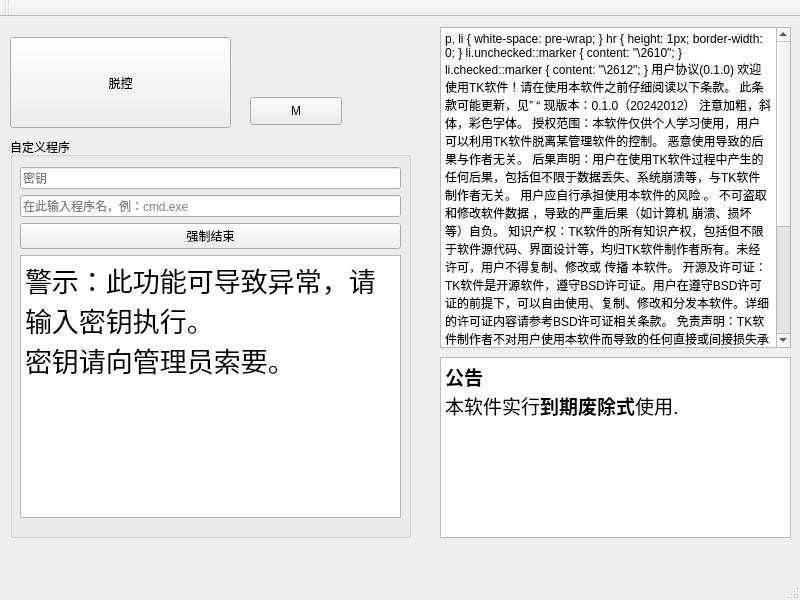
<?xml version="1.0" encoding="UTF-8"?>
<ui version="4.0">
 <class>TK</class>
 <widget class="QMainWindow" name="TK">
  <property name="geometry">
   <rect>
    <x>0</x>
    <y>0</y>
    <width>800</width>
    <height>600</height>
   </rect>
  </property>
  <property name="windowTitle">
   <string>TK</string>
  </property>
  <widget class="QWidget" name="centralwidget">
   <widget class="QPushButton" name="pushButton">
    <property name="geometry">
     <rect>
      <x>10</x>
      <y>20</y>
      <width>221</width>
      <height>91</height>
     </rect>
    </property>
    <property name="text">
     <string>脱控</string>
    </property>
   </widget>
   <widget class="QTextBrowser" name="textBrowser">
    <property name="geometry">
     <rect>
      <x>440</x>
      <y>10</y>
      <width>351</width>
      <height>321</height>
     </rect>
    </property>
    <property name="html">
     <string>&lt;!DOCTYPE HTML PUBLIC &quot;-//W3C//DTD HTML 4.0//EN&quot; &quot;http://www.w3.org/TR/REC-html40/strict.dtd&quot;&gt;
&lt;html&gt;&lt;head&gt;&lt;meta name=&quot;qrichtext&quot; content=&quot;1&quot; /&gt;&lt;meta charset=&quot;utf-8&quot; /&gt;&lt;style type=&quot;text/css&quot;&gt;
p, li { white-space: pre-wrap; }
hr { height: 1px; border-width: 0; }
li.unchecked::marker { content: &quot;\2610&quot;; }
li.checked::marker { content: &quot;\2612&quot;; }
&lt;/style&gt;&lt;/head&gt;&lt;body style=&quot; font-family:'Microsoft YaHei UI'; font-size:9pt; font-weight:400; font-style:normal;&quot;&gt;
&lt;p style=&quot; margin-top:12px; margin-bottom:12px; margin-left:0px; margin-right:0px; -qt-block-indent:0; text-indent:0px;&quot;&gt;&lt;span style=&quot; font-size:14pt; font-weight:700;&quot;&gt;用户协议(0.1.0)&lt;/span&gt;&lt;/p&gt;
&lt;p style=&quot; margin-top:12px; margin-bottom:12px; margin-left:0px; margin-right:0px; -qt-block-indent:0; text-indent:0px;&quot;&gt;欢迎使用TK软件！请在使用本软件之前仔细阅读以下条款。&lt;/p&gt;
&lt;p style=&quot; margin-top:12px; margin-bottom:12px; margin-left:0px; margin-right:0px; -qt-block-indent:0; text-indent:0px;&quot;&gt;此条款可能更新，见”&amp;lt;script src=&amp;quot;https://gist.github.com/benandi/ea5e294ed0469b6729793e9e75c1125c.js&amp;quot;&amp;gt;&amp;lt;/script&amp;gt;“&lt;/p&gt;
&lt;p style=&quot; margin-top:12px; margin-bottom:12px; margin-left:0px; margin-right:0px; -qt-block-indent:0; text-indent:0px;&quot;&gt;现版本：0.1.0（20242012）&lt;/p&gt;
&lt;p style=&quot; margin-top:12px; margin-bottom:12px; margin-left:0px; margin-right:0px; -qt-block-indent:0; text-indent:0px;&quot;&gt;&lt;span style=&quot; font-weight:700;&quot;&gt;注意加粗，斜体，彩色字体。&lt;/span&gt;&lt;/p&gt;
&lt;ol style=&quot;margin-top: 0px; margin-bottom: 0px; margin-left: 0px; margin-right: 0px; -qt-list-indent: 1;&quot;&gt;
&lt;li style=&quot; margin-top:12px; margin-bottom:12px; margin-left:0px; margin-right:0px; -qt-block-indent:0; text-indent:0px;&quot;&gt;授权范围：本软件仅供个人学习使用，用户可以利用TK软件脱离某管理软件的控制。&lt;span style=&quot; font-weight:700; color:#ff0000;&quot;&gt;恶意使用导致的后果与作者无关。&lt;/span&gt;&lt;/li&gt;
&lt;li style=&quot; margin-top:12px; margin-bottom:12px; margin-left:0px; margin-right:0px; -qt-block-indent:0; text-indent:0px;&quot;&gt;后果声明：用户在使用TK软件过程中产生的任何后果，包括但不限于数据丢失、系统崩溃等，与TK软件制作者无关。&lt;span style=&quot; font-weight:700;&quot;&gt;用户应自行承担使用本软件的风险&lt;/span&gt;。&lt;span style=&quot; font-weight:700;&quot;&gt;不可盗取和修改软件数据&lt;/span&gt;，导致的严重后果（如计算机&lt;span style=&quot; font-weight:700;&quot;&gt;崩溃、损坏&lt;/span&gt;等）自负。&lt;/li&gt;
&lt;li style=&quot; margin-top:12px; margin-bottom:12px; margin-left:0px; margin-right:0px; -qt-block-indent:0; text-indent:0px;&quot;&gt;知识产权：TK软件的所有知识产权，包括但不限于软件源代码、界面设计等，均归TK软件制作者所有。未经许可，用户不得复制、修改或&lt;span style=&quot; font-weight:700; font-style:italic;&quot;&gt;传播&lt;/span&gt;本软件。&lt;/li&gt;
&lt;li style=&quot; margin-top:12px; margin-bottom:12px; margin-left:0px; margin-right:0px; -qt-block-indent:0; text-indent:0px;&quot;&gt;开源及许可证：TK软件是开源软件，遵守BSD许可证。用户在遵守BSD许可证的前提下，可以自由使用、复制、修改和分发本软件。详细的许可证内容请参考BSD许可证相关条款。&lt;/li&gt;
&lt;li style=&quot; margin-top:12px; margin-bottom:12px; margin-left:0px; margin-right:0px; -qt-block-indent:0; text-indent:0px;&quot;&gt;免责声明：TK软件制作者不对用户使用本软件而导致的任何直接或间接损失承担责任，包括但不限于因使用本软件而导致的任何诉讼、索赔、损失或费用。&lt;/li&gt;
&lt;li style=&quot; margin-top:12px; margin-bottom:12px; margin-left:0px; margin-right:0px; -qt-block-indent:0; text-indent:0px;&quot;&gt;警告提示：请认真阅读软件内的警告提示，并谨慎操作。任何违反警告提示导致的后果由用户自行承担。&lt;/li&gt;
&lt;li style=&quot; margin-top:12px; margin-bottom:12px; margin-left:0px; margin-right:0px; -qt-block-indent:0; text-indent:0px;&quot;&gt;用户注册：用户注册使用本软件时，请亲自通知制作者注册，确保信息准确有效。&lt;/li&gt;
&lt;li style=&quot; margin-top:12px; margin-bottom:0px; margin-left:0px; margin-right:0px; -qt-block-indent:0; text-indent:0px;&quot;&gt;法律适用：本用户协议受中华人民共和国法律管辖。如有任何争议，双方应协商解决。&lt;/li&gt;
&lt;li style=&quot; margin-top:12px; margin-bottom:12px; margin-left:0px; margin-right:0px; -qt-block-indent:0; text-indent:0px;&quot;&gt;&lt;span style=&quot; font-weight:700;&quot;&gt;温馨提示：在无”还原软件“的计算机上，请谨慎删除文件。&lt;/span&gt;&lt;/li&gt;&lt;/ol&gt;
&lt;p style=&quot; margin-top:12px; margin-bottom:12px; margin-left:0px; margin-right:0px; -qt-block-indent:0; text-indent:0px;&quot;&gt;请您在使用TK软件之前仔细阅读以上条款，并严格遵守。&lt;span style=&quot; font-weight:700; color:#ff0000;&quot;&gt;如果您不同意本用户协议的任何条款，请立即停止使用TK软件。感谢您的配合！（C Goyi)&lt;/span&gt;&lt;/p&gt;&lt;/body&gt;&lt;/html&gt;</string>
    </property>
   </widget>
   <widget class="QGroupBox" name="groupBox">
    <property name="geometry">
     <rect>
      <x>10</x>
      <y>120</y>
      <width>401</width>
      <height>401</height>
     </rect>
    </property>
    <property name="title">
     <string>自定义程序</string>
    </property>
    <widget class="QWidget" name="gridLayoutWidget">
     <property name="geometry">
      <rect>
       <x>10</x>
       <y>30</y>
       <width>381</width>
       <height>351</height>
      </rect>
     </property>
     <layout class="QGridLayout" name="gridLayout">
      <item row="0" column="0">
       <widget class="QLineEdit" name="lineY">
        <property name="placeholderText">
         <string>密钥</string>
        </property>
       </widget>
      </item>
      <item row="4" column="0">
       <widget class="QPushButton" name="pushButton_2">
        <property name="text">
         <string>强制结束</string>
        </property>
       </widget>
      </item>
      <item row="2" column="0">
       <widget class="QLineEdit" name="line2">
        <property name="placeholderText">
         <string>在此输入程序名，例：cmd.exe</string>
        </property>
       </widget>
      </item>
      <item row="5" column="0">
       <widget class="QTextBrowser" name="textBrowser_2">
        <property name="html">
         <string>&lt;!DOCTYPE HTML PUBLIC &quot;-//W3C//DTD HTML 4.0//EN&quot; &quot;http://www.w3.org/TR/REC-html40/strict.dtd&quot;&gt;
&lt;html&gt;&lt;head&gt;&lt;meta name=&quot;qrichtext&quot; content=&quot;1&quot; /&gt;&lt;meta charset=&quot;utf-8&quot; /&gt;&lt;style type=&quot;text/css&quot;&gt;
p, li { white-space: pre-wrap; }
hr { height: 1px; border-width: 0; }
li.unchecked::marker { content: &quot;\2610&quot;; }
li.checked::marker { content: &quot;\2612&quot;; }
&lt;/style&gt;&lt;/head&gt;&lt;body style=&quot; font-family:'Microsoft YaHei UI'; font-size:9pt; font-weight:400; font-style:normal;&quot;&gt;
&lt;p style=&quot; margin-top:0px; margin-bottom:0px; margin-left:0px; margin-right:0px; -qt-block-indent:0; text-indent:0px;&quot;&gt;&lt;span style=&quot; font-size:20pt;&quot;&gt;警示：此功能可导致异常，请输入密钥执行。&lt;/span&gt;&lt;/p&gt;
&lt;p style=&quot; margin-top:0px; margin-bottom:0px; margin-left:0px; margin-right:0px; -qt-block-indent:0; text-indent:0px;&quot;&gt;&lt;span style=&quot; font-size:20pt;&quot;&gt;密钥请向管理员索要。&lt;/span&gt;&lt;/p&gt;&lt;/body&gt;&lt;/html&gt;</string>
        </property>
       </widget>
      </item>
     </layout>
    </widget>
   </widget>
   <widget class="QPushButton" name="pushButton_3">
    <property name="geometry">
     <rect>
      <x>250</x>
      <y>80</y>
      <width>92</width>
      <height>28</height>
     </rect>
    </property>
    <property name="text">
     <string>M</string>
    </property>
   </widget>
   <widget class="QTextBrowser" name="textBrowser_3">
    <property name="geometry">
     <rect>
      <x>440</x>
      <y>340</y>
      <width>351</width>
      <height>181</height>
     </rect>
    </property>
    <property name="html">
     <string>&lt;!DOCTYPE HTML PUBLIC &quot;-//W3C//DTD HTML 4.0//EN&quot; &quot;http://www.w3.org/TR/REC-html40/strict.dtd&quot;&gt;
&lt;html&gt;&lt;head&gt;&lt;meta name=&quot;qrichtext&quot; content=&quot;1&quot; /&gt;&lt;meta charset=&quot;utf-8&quot; /&gt;&lt;style type=&quot;text/css&quot;&gt;
p, li { white-space: pre-wrap; }
hr { height: 1px; border-width: 0; }
li.unchecked::marker { content: &quot;\2610&quot;; }
li.checked::marker { content: &quot;\2612&quot;; }
&lt;/style&gt;&lt;/head&gt;&lt;body style=&quot; font-family:'Microsoft YaHei UI'; font-size:9pt; font-weight:400; font-style:normal;&quot;&gt;
&lt;p style=&quot; margin-top:0px; margin-bottom:0px; margin-left:0px; margin-right:0px; -qt-block-indent:0; text-indent:0px;&quot;&gt;&lt;span style=&quot; font-size:14pt; font-weight:700;&quot;&gt;公告&lt;/span&gt;&lt;/p&gt;
&lt;p style=&quot; margin-top:0px; margin-bottom:0px; margin-left:0px; margin-right:0px; -qt-block-indent:0; text-indent:0px;&quot;&gt;&lt;span style=&quot; font-size:14pt;&quot;&gt;本软件实行&lt;/span&gt;&lt;span style=&quot; font-size:14pt; font-weight:700;&quot;&gt;到期废除式&lt;/span&gt;&lt;span style=&quot; font-size:14pt;&quot;&gt;使用.&lt;/span&gt;&lt;/p&gt;&lt;/body&gt;&lt;/html&gt;</string>
    </property>
   </widget>
  </widget>
  <widget class="QMenuBar" name="menubar">
   <property name="geometry">
    <rect>
     <x>0</x>
     <y>0</y>
     <width>800</width>
     <height>24</height>
    </rect>
   </property>
  </widget>
  <widget class="QStatusBar" name="statusbar"/>
  <widget class="QToolBar" name="toolBar">
   <property name="windowTitle">
    <string>toolBar</string>
   </property>
   <attribute name="toolBarArea">
    <enum>TopToolBarArea</enum>
   </attribute>
   <attribute name="toolBarBreak">
    <bool>false</bool>
   </attribute>
  </widget>
 </widget>
 <resources/>
 <connections/>
</ui>
